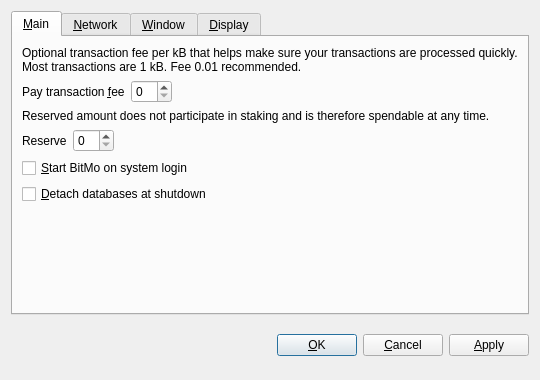
<?xml version="1.0" encoding="UTF-8"?>
<ui version="4.0">
 <class>OptionsDialog</class>
 <widget class="QDialog" name="OptionsDialog">
  <property name="geometry">
   <rect>
    <x>0</x>
    <y>0</y>
    <width>540</width>
    <height>380</height>
   </rect>
  </property>
  <property name="windowTitle">
   <string>Options</string>
  </property>
  <property name="modal">
   <bool>true</bool>
  </property>
  <layout class="QVBoxLayout" name="verticalLayout">
   <item>
    <widget class="QTabWidget" name="tabWidget">
     <property name="tabPosition">
      <enum>QTabWidget::North</enum>
     </property>
     <property name="currentIndex">
      <number>0</number>
     </property>
     <widget class="QWidget" name="tabMain">
      <attribute name="title">
       <string>&amp;Main</string>
      </attribute>
      <layout class="QVBoxLayout" name="verticalLayout_Main">
       <item>
        <widget class="QLabel" name="transactionFeeInfoLabel">
         <property name="text">
          <string>Optional transaction fee per kB that helps make sure your transactions are processed quickly. Most transactions are 1 kB. Fee 0.01 recommended.</string>
         </property>
         <property name="textFormat">
          <enum>Qt::PlainText</enum>
         </property>
         <property name="wordWrap">
          <bool>true</bool>
         </property>
        </widget>
       </item>
       <item>
        <layout class="QHBoxLayout" name="horizontalLayoutFee">
         <item>
          <widget class="QLabel" name="transactionFeeLabel">
           <property name="text">
            <string>Pay transaction &amp;fee</string>
           </property>
           <property name="textFormat">
            <enum>Qt::PlainText</enum>
           </property>
           <property name="buddy">
            <cstring>transactionFee</cstring>
           </property>
          </widget>
         </item>
         <item>
          <widget class="BitcoinAmountField" name="transactionFee"/>
         </item>
         <item>
          <spacer name="horizontalSpacerFee">
           <property name="orientation">
            <enum>Qt::Horizontal</enum>
           </property>
           <property name="sizeHint" stdset="0">
            <size>
             <width>40</width>
             <height>20</height>
            </size>
           </property>
          </spacer>
         </item>
        </layout>
       </item>
       <item>
        <widget class="QLabel" name="reserveBalanceInfoLabel">
         <property name="text">
          <string>Reserved amount does not participate in staking and is therefore spendable at any time.</string>
         </property>
         <property name="textFormat">
          <enum>Qt::PlainText</enum>
         </property>
         <property name="wordWrap">
          <bool>true</bool>
         </property>
        </widget>
       </item>
       <item>
        <layout class="QHBoxLayout" name="horizontalLayoutReserveBalance">
         <item>
          <widget class="QLabel" name="reserveBalanceLabel">
           <property name="text">
            <string>Reserve</string>
           </property>
           <property name="textFormat">
            <enum>Qt::PlainText</enum>
           </property>
           <property name="buddy">
            <cstring>reserveBalance</cstring>
           </property>
          </widget>
         </item>
         <item>
          <widget class="BitcoinAmountField" name="reserveBalance"/>
         </item>
         <item>
          <spacer name="horizontalSpacerReserveBalance">
           <property name="orientation">
            <enum>Qt::Horizontal</enum>
           </property>
           <property name="sizeHint" stdset="0">
            <size>
             <width>40</width>
             <height>20</height>
            </size>
           </property>
          </spacer>
         </item>
        </layout>
       </item>
       <item>
        <widget class="QCheckBox" name="bitcoinAtStartup">
         <property name="toolTip">
          <string>Automatically start BitMo after logging in to the system.</string>
         </property>
         <property name="text">
          <string>&amp;Start BitMo on system login</string>
         </property>
        </widget>
       </item>
       <item>
        <widget class="QCheckBox" name="detachDatabases">
         <property name="toolTip">
          <string>Detach block and address databases at shutdown. This means they can be moved to another data directory, but it slows down shutdown. The wallet is always detached.</string>
         </property>
         <property name="text">
          <string>&amp;Detach databases at shutdown</string>
         </property>
        </widget>
       </item>
       <item>
        <spacer name="verticalSpacer_Main">
         <property name="orientation">
          <enum>Qt::Vertical</enum>
         </property>
         <property name="sizeHint" stdset="0">
          <size>
           <width>20</width>
           <height>40</height>
          </size>
         </property>
        </spacer>
       </item>
      </layout>
     </widget>
     <widget class="QWidget" name="tabNetwork">
      <attribute name="title">
       <string>&amp;Network</string>
      </attribute>
      <layout class="QVBoxLayout" name="verticalLayout_Network">
       <item>
        <widget class="QCheckBox" name="mapPortUpnp">
         <property name="toolTip">
          <string>Automatically open the BitMo client port on the router. This only works when your router supports UPnP and it is enabled.</string>
         </property>
         <property name="text">
          <string>Map port using &amp;UPnP</string>
         </property>
        </widget>
       </item>
       <item>
        <widget class="QCheckBox" name="connectSocks">
         <property name="toolTip">
          <string>Connect to the BitMo network through a SOCKS proxy (e.g. when connecting through Tor).</string>
         </property>
         <property name="text">
          <string>&amp;Connect through SOCKS proxy:</string>
         </property>
        </widget>
       </item>
       <item>
        <layout class="QHBoxLayout" name="horizontalLayout_Network">
         <item>
          <widget class="QLabel" name="proxyIpLabel">
           <property name="text">
            <string>Proxy &amp;IP:</string>
           </property>
           <property name="textFormat">
            <enum>Qt::PlainText</enum>
           </property>
           <property name="buddy">
            <cstring>proxyIp</cstring>
           </property>
          </widget>
         </item>
         <item>
          <widget class="QValidatedLineEdit" name="proxyIp">
           <property name="maximumSize">
            <size>
             <width>140</width>
             <height>16777215</height>
            </size>
           </property>
           <property name="toolTip">
            <string>IP address of the proxy (e.g. 127.0.0.1)</string>
           </property>
          </widget>
         </item>
         <item>
          <widget class="QLabel" name="proxyPortLabel">
           <property name="text">
            <string>&amp;Port:</string>
           </property>
           <property name="textFormat">
            <enum>Qt::PlainText</enum>
           </property>
           <property name="buddy">
            <cstring>proxyPort</cstring>
           </property>
          </widget>
         </item>
         <item>
          <widget class="QLineEdit" name="proxyPort">
           <property name="maximumSize">
            <size>
             <width>55</width>
             <height>16777215</height>
            </size>
           </property>
           <property name="toolTip">
            <string>Port of the proxy (e.g. 9050)</string>
           </property>
          </widget>
         </item>
         <item>
          <widget class="QLabel" name="socksVersionLabel">
           <property name="text">
            <string>SOCKS &amp;Version:</string>
           </property>
           <property name="textFormat">
            <enum>Qt::PlainText</enum>
           </property>
           <property name="buddy">
            <cstring>socksVersion</cstring>
           </property>
          </widget>
         </item>
         <item>
          <widget class="QValueComboBox" name="socksVersion">
           <property name="toolTip">
            <string>SOCKS version of the proxy (e.g. 5)</string>
           </property>
          </widget>
         </item>
         <item>
          <spacer name="horizontalSpacer_Network">
           <property name="orientation">
            <enum>Qt::Horizontal</enum>
           </property>
           <property name="sizeHint" stdset="0">
            <size>
             <width>40</width>
             <height>20</height>
            </size>
           </property>
          </spacer>
         </item>
        </layout>
       </item>
       <item>
        <spacer name="verticalSpacer_Network">
         <property name="orientation">
          <enum>Qt::Vertical</enum>
         </property>
         <property name="sizeHint" stdset="0">
          <size>
           <width>20</width>
           <height>40</height>
          </size>
         </property>
        </spacer>
       </item>
      </layout>
     </widget>
     <widget class="QWidget" name="tabWindow">
      <attribute name="title">
       <string>&amp;Window</string>
      </attribute>
      <layout class="QVBoxLayout" name="verticalLayout_Window">
       <item>
        <widget class="QCheckBox" name="minimizeToTray">
         <property name="toolTip">
          <string>Show only a tray icon after minimizing the window.</string>
         </property>
         <property name="text">
          <string>&amp;Minimize to the tray instead of the taskbar</string>
         </property>
        </widget>
       </item>
       <item>
        <widget class="QCheckBox" name="minimizeOnClose">
         <property name="toolTip">
          <string>Minimize instead of exit the application when the window is closed. When this option is enabled, the application will be closed only after selecting Quit in the menu.</string>
         </property>
         <property name="text">
          <string>M&amp;inimize on close</string>
         </property>
        </widget>
       </item>
       <item>
        <spacer name="verticalSpacer_Window">
         <property name="orientation">
          <enum>Qt::Vertical</enum>
         </property>
         <property name="sizeHint" stdset="0">
          <size>
           <width>20</width>
           <height>40</height>
          </size>
         </property>
        </spacer>
       </item>
      </layout>
     </widget>
     <widget class="QWidget" name="tabDisplay">
      <attribute name="title">
       <string>&amp;Display</string>
      </attribute>
      <layout class="QVBoxLayout" name="verticalLayout_Display">
       <item>
        <layout class="QHBoxLayout" name="horizontalLayout_1_Display">
         <item>
          <widget class="QLabel" name="langLabel">
           <property name="text">
            <string>User Interface &amp;language:</string>
           </property>
           <property name="textFormat">
            <enum>Qt::PlainText</enum>
           </property>
           <property name="buddy">
            <cstring>lang</cstring>
           </property>
          </widget>
         </item>
         <item>
          <widget class="QValueComboBox" name="lang">
           <property name="toolTip">
            <string>The user interface language can be set here. This setting will take effect after restarting BitMo.</string>
           </property>
          </widget>
         </item>
        </layout>
       </item>
       <item>
        <layout class="QHBoxLayout" name="horizontalLayout_2_Display">
         <item>
          <widget class="QLabel" name="unitLabel">
           <property name="text">
            <string>&amp;Unit to show amounts in:</string>
           </property>
           <property name="textFormat">
            <enum>Qt::PlainText</enum>
           </property>
           <property name="buddy">
            <cstring>unit</cstring>
           </property>
          </widget>
         </item>
         <item>
          <widget class="QValueComboBox" name="unit">
           <property name="toolTip">
            <string>Choose the default subdivision unit to show in the interface and when sending coins.</string>
           </property>
          </widget>
         </item>
        </layout>
       </item>
       <item>
        <widget class="QCheckBox" name="displayAddresses">
         <property name="toolTip">
          <string>Whether to show BitMo addresses in the transaction list or not.</string>
         </property>
         <property name="text">
          <string>&amp;Display addresses in transaction list</string>
         </property>
        </widget>
       </item>
       <item>
        <widget class="QCheckBox" name="coinControlFeatures">
         <property name="toolTip">
          <string>Whether to show coin control features or not.</string>
         </property>
         <property name="text">
          <string>Display coin &amp;control features (experts only!)</string>
         </property>
        </widget>
       </item>
       <item>
        <spacer name="verticalSpacer_Display">
         <property name="orientation">
          <enum>Qt::Vertical</enum>
         </property>
         <property name="sizeHint" stdset="0">
          <size>
           <width>20</width>
           <height>40</height>
          </size>
         </property>
        </spacer>
       </item>
      </layout>
     </widget>
    </widget>
   </item>
   <item>
    <layout class="QHBoxLayout" name="horizontalLayout_Buttons">
     <item>
      <spacer name="horizontalSpacer_1">
       <property name="orientation">
        <enum>Qt::Horizontal</enum>
       </property>
       <property name="sizeHint" stdset="0">
        <size>
         <width>40</width>
         <height>48</height>
        </size>
       </property>
      </spacer>
     </item>
     <item>
      <widget class="QLabel" name="statusLabel">
       <property name="font">
        <font>
         <weight>75</weight>
         <bold>true</bold>
        </font>
       </property>
       <property name="text">
        <string/>
       </property>
       <property name="textFormat">
        <enum>Qt::PlainText</enum>
       </property>
       <property name="wordWrap">
        <bool>true</bool>
       </property>
      </widget>
     </item>
     <item>
      <spacer name="horizontalSpacer_2">
       <property name="orientation">
        <enum>Qt::Horizontal</enum>
       </property>
       <property name="sizeHint" stdset="0">
        <size>
         <width>40</width>
         <height>48</height>
        </size>
       </property>
      </spacer>
     </item>
     <item>
      <widget class="QPushButton" name="okButton">
       <property name="text">
        <string>&amp;OK</string>
       </property>
      </widget>
     </item>
     <item>
      <widget class="QPushButton" name="cancelButton">
       <property name="text">
        <string>&amp;Cancel</string>
       </property>
       <property name="autoDefault">
        <bool>false</bool>
       </property>
      </widget>
     </item>
     <item>
      <widget class="QPushButton" name="applyButton">
       <property name="text">
        <string>&amp;Apply</string>
       </property>
       <property name="autoDefault">
        <bool>false</bool>
       </property>
      </widget>
     </item>
    </layout>
   </item>
  </layout>
 </widget>
 <customwidgets>
  <customwidget>
   <class>BitcoinAmountField</class>
   <extends>QSpinBox</extends>
   <header>bitcoinamountfield.h</header>
  </customwidget>
  <customwidget>
   <class>QValueComboBox</class>
   <extends>QComboBox</extends>
   <header>qvaluecombobox.h</header>
  </customwidget>
  <customwidget>
   <class>QValidatedLineEdit</class>
   <extends>QLineEdit</extends>
   <header>qvalidatedlineedit.h</header>
  </customwidget>
 </customwidgets>
 <resources/>
 <connections/>
</ui>
